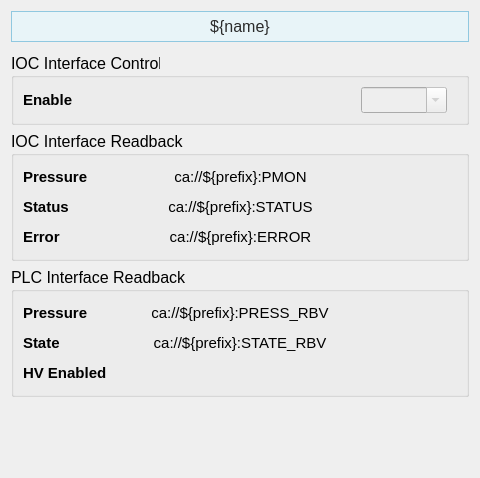
<?xml version="1.0" encoding="UTF-8"?>
<ui version="4.0">
 <class>Form</class>
 <widget class="QWidget" name="Form">
  <property name="geometry">
   <rect>
    <x>0</x>
    <y>0</y>
    <width>480</width>
    <height>478</height>
   </rect>
  </property>
  <property name="sizePolicy">
   <sizepolicy hsizetype="Preferred" vsizetype="Preferred">
    <horstretch>0</horstretch>
    <verstretch>0</verstretch>
   </sizepolicy>
  </property>
  <property name="windowTitle">
   <string>Form</string>
  </property>
  <property name="toolTip">
   <string notr="true"/>
  </property>
  <layout class="QVBoxLayout" name="verticalLayout_6">
   <item>
    <widget class="PyDMLabel" name="PyDMLabel_10">
     <property name="maximumSize">
      <size>
       <width>16777215</width>
       <height>40</height>
      </size>
     </property>
     <property name="font">
      <font>
       <pointsize>12</pointsize>
      </font>
     </property>
     <property name="toolTip">
      <string/>
     </property>
     <property name="styleSheet">
      <string notr="true"> background-color: #e8f4f8;

    border: 1px solid #90c8e0;

    padding: 5px;

    color: rgb(43, 43, 43);</string>
     </property>
     <property name="text">
      <string>${name}</string>
     </property>
     <property name="alignment">
      <set>Qt::AlignCenter</set>
     </property>
    </widget>
   </item>
   <item>
    <spacer name="verticalSpacer_3">
     <property name="orientation">
      <enum>Qt::Vertical</enum>
     </property>
     <property name="sizeType">
      <enum>QSizePolicy::Fixed</enum>
     </property>
     <property name="sizeHint" stdset="0">
      <size>
       <width>20</width>
       <height>5</height>
      </size>
     </property>
    </spacer>
   </item>
   <item>
    <widget class="QGroupBox" name="groupBox_3">
     <property name="sizePolicy">
      <sizepolicy hsizetype="Preferred" vsizetype="Preferred">
       <horstretch>0</horstretch>
       <verstretch>0</verstretch>
      </sizepolicy>
     </property>
     <property name="minimumSize">
      <size>
       <width>0</width>
       <height>0</height>
      </size>
     </property>
     <property name="maximumSize">
      <size>
       <width>16777215</width>
       <height>80</height>
      </size>
     </property>
     <property name="font">
      <font>
       <pointsize>12</pointsize>
      </font>
     </property>
     <property name="title">
      <string>IOC Interface Control</string>
     </property>
     <layout class="QVBoxLayout" name="verticalLayout_3">
      <item>
       <layout class="QHBoxLayout" name="horizontalLayout_6" stretch="1,2,1">
        <property name="sizeConstraint">
         <enum>QLayout::SetDefaultConstraint</enum>
        </property>
        <item>
         <layout class="QVBoxLayout" name="verticalLayout_16">
          <item>
           <widget class="PyDMLabel" name="PyDMLabel_28">
            <property name="font">
             <font>
              <pointsize>11</pointsize>
             </font>
            </property>
            <property name="toolTip">
             <string/>
            </property>
            <property name="text">
             <string>&lt;html&gt;&lt;head/&gt;&lt;body&gt;&lt;p&gt;&lt;span style=&quot; font-weight:600;&quot;&gt;Enable&lt;/span&gt;&lt;/p&gt;&lt;/body&gt;&lt;/html&gt;</string>
            </property>
            <property name="textFormat">
             <enum>Qt::RichText</enum>
            </property>
           </widget>
          </item>
         </layout>
        </item>
        <item>
         <layout class="QVBoxLayout" name="verticalLayout_17">
          <item>
           <widget class="PyDMByteIndicator" name="PyDMByteIndicator_3">
            <property name="toolTip">
             <string/>
            </property>
            <property name="channel">
             <string>ca://${prefix}:ISENABLED</string>
            </property>
            <property name="showLabels">
             <bool>false</bool>
            </property>
            <property name="circles">
             <bool>true</bool>
            </property>
           </widget>
          </item>
         </layout>
        </item>
        <item>
         <layout class="QVBoxLayout" name="verticalLayout_18">
          <property name="leftMargin">
           <number>10</number>
          </property>
          <property name="rightMargin">
           <number>10</number>
          </property>
          <item>
           <widget class="PyDMEnumComboBox" name="IOC_Enable_4">
            <property name="enabled">
             <bool>false</bool>
            </property>
            <property name="sizePolicy">
             <sizepolicy hsizetype="Preferred" vsizetype="Minimum">
              <horstretch>0</horstretch>
              <verstretch>0</verstretch>
             </sizepolicy>
            </property>
            <property name="maximumSize">
             <size>
              <width>100</width>
              <height>100</height>
             </size>
            </property>
            <property name="font">
             <font>
              <pointsize>11</pointsize>
             </font>
            </property>
            <property name="toolTip">
             <string/>
            </property>
            <property name="layoutDirection">
             <enum>Qt::LeftToRight</enum>
            </property>
            <property name="styleSheet">
             <string notr="true">background-color: rgb(238, 238, 238)</string>
            </property>
            <property name="editable">
             <bool>true</bool>
            </property>
            <property name="insertPolicy">
             <enum>QComboBox::InsertAtBottom</enum>
            </property>
            <property name="channel">
             <string>ca://${prefix}:STATEDES</string>
            </property>
           </widget>
          </item>
         </layout>
        </item>
       </layout>
      </item>
     </layout>
    </widget>
   </item>
   <item>
    <widget class="QGroupBox" name="groupBox_2">
     <property name="sizePolicy">
      <sizepolicy hsizetype="Preferred" vsizetype="Preferred">
       <horstretch>0</horstretch>
       <verstretch>0</verstretch>
      </sizepolicy>
     </property>
     <property name="minimumSize">
      <size>
       <width>0</width>
       <height>130</height>
      </size>
     </property>
     <property name="font">
      <font>
       <pointsize>12</pointsize>
      </font>
     </property>
     <property name="title">
      <string>IOC Interface Readback</string>
     </property>
     <layout class="QVBoxLayout" name="verticalLayout_2">
      <item>
       <layout class="QHBoxLayout" name="horizontalLayout_5" stretch="1,1,1">
        <property name="sizeConstraint">
         <enum>QLayout::SetDefaultConstraint</enum>
        </property>
        <item>
         <layout class="QVBoxLayout" name="verticalLayout_14">
          <item>
           <widget class="PyDMLabel" name="PyDMLabel_12">
            <property name="font">
             <font>
              <pointsize>11</pointsize>
             </font>
            </property>
            <property name="toolTip">
             <string/>
            </property>
            <property name="text">
             <string>&lt;html&gt;&lt;head/&gt;&lt;body&gt;&lt;p&gt;&lt;span style=&quot; font-weight:600;&quot;&gt;Pressure&lt;/span&gt;&lt;/p&gt;&lt;/body&gt;&lt;/html&gt;</string>
            </property>
            <property name="textFormat">
             <enum>Qt::RichText</enum>
            </property>
           </widget>
          </item>
          <item>
           <widget class="PyDMLabel" name="PyDMLabel_13">
            <property name="font">
             <font>
              <pointsize>11</pointsize>
             </font>
            </property>
            <property name="toolTip">
             <string/>
            </property>
            <property name="text">
             <string>&lt;html&gt;&lt;head/&gt;&lt;body&gt;&lt;p&gt;&lt;span style=&quot; font-weight:600;&quot;&gt;Status&lt;/span&gt;&lt;/p&gt;&lt;/body&gt;&lt;/html&gt;</string>
            </property>
            <property name="textFormat">
             <enum>Qt::RichText</enum>
            </property>
           </widget>
          </item>
          <item>
           <widget class="PyDMLabel" name="PyDMLabel_15">
            <property name="font">
             <font>
              <pointsize>11</pointsize>
             </font>
            </property>
            <property name="toolTip">
             <string/>
            </property>
            <property name="text">
             <string>&lt;html&gt;&lt;head/&gt;&lt;body&gt;&lt;p&gt;&lt;span style=&quot; font-weight:600;&quot;&gt;Error&lt;/span&gt;&lt;/p&gt;&lt;/body&gt;&lt;/html&gt;</string>
            </property>
            <property name="textFormat">
             <enum>Qt::RichText</enum>
            </property>
           </widget>
          </item>
         </layout>
        </item>
        <item>
         <layout class="QVBoxLayout" name="verticalLayout_15">
          <item>
           <widget class="PyDMLabel" name="IOC_Pressure_2">
            <property name="font">
             <font>
              <pointsize>11</pointsize>
             </font>
            </property>
            <property name="toolTip">
             <string/>
            </property>
            <property name="styleSheet">
             <string notr="true"/>
            </property>
            <property name="frameShape">
             <enum>QFrame::NoFrame</enum>
            </property>
            <property name="frameShadow">
             <enum>QFrame::Sunken</enum>
            </property>
            <property name="lineWidth">
             <number>1</number>
            </property>
            <property name="midLineWidth">
             <number>1</number>
            </property>
            <property name="text">
             <string>ca://${prefix}:PMON</string>
            </property>
            <property name="alignment">
             <set>Qt::AlignCenter</set>
            </property>
            <property name="channel">
             <string>ca://${prefix}:PMON</string>
            </property>
            <property name="displayFormat">
             <enum>PyDMLabel::Exponential</enum>
            </property>
           </widget>
          </item>
          <item>
           <widget class="PyDMLabel" name="IOC_Status_2">
            <property name="font">
             <font>
              <pointsize>11</pointsize>
             </font>
            </property>
            <property name="toolTip">
             <string/>
            </property>
            <property name="styleSheet">
             <string notr="true"/>
            </property>
            <property name="text">
             <string>ca://${prefix}:STATUS</string>
            </property>
            <property name="alignment">
             <set>Qt::AlignCenter</set>
            </property>
            <property name="channel">
             <string>ca://${prefix}:STATUS</string>
            </property>
           </widget>
          </item>
          <item>
           <widget class="PyDMLabel" name="IOC_Status_3">
            <property name="font">
             <font>
              <pointsize>11</pointsize>
             </font>
            </property>
            <property name="toolTip">
             <string/>
            </property>
            <property name="styleSheet">
             <string notr="true"/>
            </property>
            <property name="text">
             <string>ca://${prefix}:ERROR</string>
            </property>
            <property name="alignment">
             <set>Qt::AlignCenter</set>
            </property>
            <property name="channel">
             <string>ca://${prefix}:ERROR</string>
            </property>
           </widget>
          </item>
         </layout>
        </item>
        <item>
         <layout class="QVBoxLayout" name="verticalLayout_5">
          <property name="leftMargin">
           <number>10</number>
          </property>
          <property name="rightMargin">
           <number>10</number>
          </property>
          <item>
           <widget class="PyDMLabel" name="PyDMLabel_17">
            <property name="maximumSize">
             <size>
              <width>16777215</width>
              <height>76</height>
             </size>
            </property>
            <property name="toolTip">
             <string/>
            </property>
            <property name="text">
             <string/>
            </property>
            <property name="alignment">
             <set>Qt::AlignCenter</set>
            </property>
            <property name="channel">
             <string/>
            </property>
           </widget>
          </item>
          <item>
           <widget class="PyDMLabel" name="PyDMLabel_21">
            <property name="maximumSize">
             <size>
              <width>16777215</width>
              <height>76</height>
             </size>
            </property>
            <property name="toolTip">
             <string/>
            </property>
            <property name="text">
             <string/>
            </property>
            <property name="alignment">
             <set>Qt::AlignCenter</set>
            </property>
            <property name="channel">
             <string/>
            </property>
           </widget>
          </item>
          <item>
           <widget class="PyDMLabel" name="PyDMLabel_18">
            <property name="maximumSize">
             <size>
              <width>16777215</width>
              <height>76</height>
             </size>
            </property>
            <property name="toolTip">
             <string/>
            </property>
            <property name="text">
             <string/>
            </property>
            <property name="alignment">
             <set>Qt::AlignCenter</set>
            </property>
            <property name="channel">
             <string/>
            </property>
           </widget>
          </item>
         </layout>
        </item>
       </layout>
      </item>
     </layout>
    </widget>
   </item>
   <item>
    <widget class="QGroupBox" name="groupBox">
     <property name="sizePolicy">
      <sizepolicy hsizetype="Preferred" vsizetype="Preferred">
       <horstretch>0</horstretch>
       <verstretch>0</verstretch>
      </sizepolicy>
     </property>
     <property name="minimumSize">
      <size>
       <width>0</width>
       <height>130</height>
      </size>
     </property>
     <property name="font">
      <font>
       <pointsize>12</pointsize>
      </font>
     </property>
     <property name="title">
      <string>PLC Interface Readback</string>
     </property>
     <layout class="QVBoxLayout" name="verticalLayout">
      <item>
       <layout class="QHBoxLayout" name="horizontalLayout_3" stretch="1,1,1">
        <item>
         <layout class="QVBoxLayout" name="verticalLayout_4">
          <item>
           <widget class="PyDMLabel" name="PyDMLabel_6">
            <property name="font">
             <font>
              <pointsize>11</pointsize>
             </font>
            </property>
            <property name="toolTip">
             <string/>
            </property>
            <property name="text">
             <string>&lt;html&gt;&lt;head/&gt;&lt;body&gt;&lt;p&gt;&lt;span style=&quot; font-weight:600;&quot;&gt;Pressure&lt;/span&gt;&lt;/p&gt;&lt;/body&gt;&lt;/html&gt;</string>
            </property>
            <property name="textFormat">
             <enum>Qt::RichText</enum>
            </property>
           </widget>
          </item>
          <item>
           <widget class="PyDMLabel" name="PyDMLabel_7">
            <property name="font">
             <font>
              <pointsize>11</pointsize>
             </font>
            </property>
            <property name="toolTip">
             <string/>
            </property>
            <property name="text">
             <string>&lt;html&gt;&lt;head/&gt;&lt;body&gt;&lt;p&gt;&lt;span style=&quot; font-weight:600;&quot;&gt;State&lt;/span&gt;&lt;/p&gt;&lt;/body&gt;&lt;/html&gt;</string>
            </property>
            <property name="textFormat">
             <enum>Qt::RichText</enum>
            </property>
           </widget>
          </item>
          <item>
           <widget class="PyDMLabel" name="PyDMLabel_8">
            <property name="font">
             <font>
              <pointsize>11</pointsize>
             </font>
            </property>
            <property name="toolTip">
             <string/>
            </property>
            <property name="text">
             <string>&lt;html&gt;&lt;head/&gt;&lt;body&gt;&lt;p&gt;&lt;span style=&quot; font-weight:600;&quot;&gt;HV Enabled&lt;/span&gt;&lt;/p&gt;&lt;/body&gt;&lt;/html&gt;</string>
            </property>
            <property name="textFormat">
             <enum>Qt::RichText</enum>
            </property>
           </widget>
          </item>
         </layout>
        </item>
        <item>
         <layout class="QVBoxLayout" name="verticalLayout_9">
          <item>
           <widget class="PyDMLabel" name="PLC_Pressure_2">
            <property name="font">
             <font>
              <pointsize>11</pointsize>
             </font>
            </property>
            <property name="toolTip">
             <string/>
            </property>
            <property name="styleSheet">
             <string notr="true"/>
            </property>
            <property name="text">
             <string>ca://${prefix}:PRESS_RBV</string>
            </property>
            <property name="alignment">
             <set>Qt::AlignCenter</set>
            </property>
            <property name="precisionFromPV">
             <bool>true</bool>
            </property>
            <property name="channel">
             <string>ca://${prefix}:PRESS_RBV</string>
            </property>
            <property name="displayFormat">
             <enum>PyDMLabel::Exponential</enum>
            </property>
           </widget>
          </item>
          <item>
           <widget class="PyDMLabel" name="PLC_State_2">
            <property name="font">
             <font>
              <pointsize>11</pointsize>
             </font>
            </property>
            <property name="toolTip">
             <string/>
            </property>
            <property name="styleSheet">
             <string notr="true"/>
            </property>
            <property name="text">
             <string>ca://${prefix}:STATE_RBV</string>
            </property>
            <property name="alignment">
             <set>Qt::AlignCenter</set>
            </property>
            <property name="channel">
             <string>ca://${prefix}:STATE_RBV</string>
            </property>
           </widget>
          </item>
          <item>
           <widget class="PyDMByteIndicator" name="PyDMByteIndicator_2">
            <property name="toolTip">
             <string/>
            </property>
            <property name="channel">
             <string>ca://${prefix}:HV_DI_RBV</string>
            </property>
            <property name="showLabels">
             <bool>false</bool>
            </property>
            <property name="circles">
             <bool>true</bool>
            </property>
           </widget>
          </item>
         </layout>
        </item>
        <item>
         <layout class="QVBoxLayout" name="verticalLayout_10">
          <item>
           <widget class="PyDMLabel" name="PyDMLabel_4">
            <property name="toolTip">
             <string/>
            </property>
            <property name="text">
             <string/>
            </property>
           </widget>
          </item>
          <item>
           <widget class="PyDMLabel" name="PyDMLabel_5">
            <property name="toolTip">
             <string/>
            </property>
            <property name="text">
             <string/>
            </property>
           </widget>
          </item>
          <item>
           <widget class="PyDMLabel" name="PyDMLabel_3">
            <property name="toolTip">
             <string/>
            </property>
            <property name="text">
             <string/>
            </property>
           </widget>
          </item>
         </layout>
        </item>
       </layout>
      </item>
     </layout>
    </widget>
   </item>
   <item>
    <spacer name="verticalSpacer_2">
     <property name="orientation">
      <enum>Qt::Vertical</enum>
     </property>
     <property name="sizeType">
      <enum>QSizePolicy::Expanding</enum>
     </property>
     <property name="sizeHint" stdset="0">
      <size>
       <width>20</width>
       <height>40</height>
      </size>
     </property>
    </spacer>
   </item>
  </layout>
 </widget>
 <customwidgets>
  <customwidget>
   <class>PyDMLabel</class>
   <extends>QLabel</extends>
   <header>pydm.widgets.label</header>
  </customwidget>
  <customwidget>
   <class>PyDMByteIndicator</class>
   <extends>QWidget</extends>
   <header>pydm.widgets.byte</header>
  </customwidget>
  <customwidget>
   <class>PyDMEnumComboBox</class>
   <extends>QComboBox</extends>
   <header>pydm.widgets.enum_combo_box</header>
  </customwidget>
 </customwidgets>
 <resources/>
 <connections/>
</ui>
